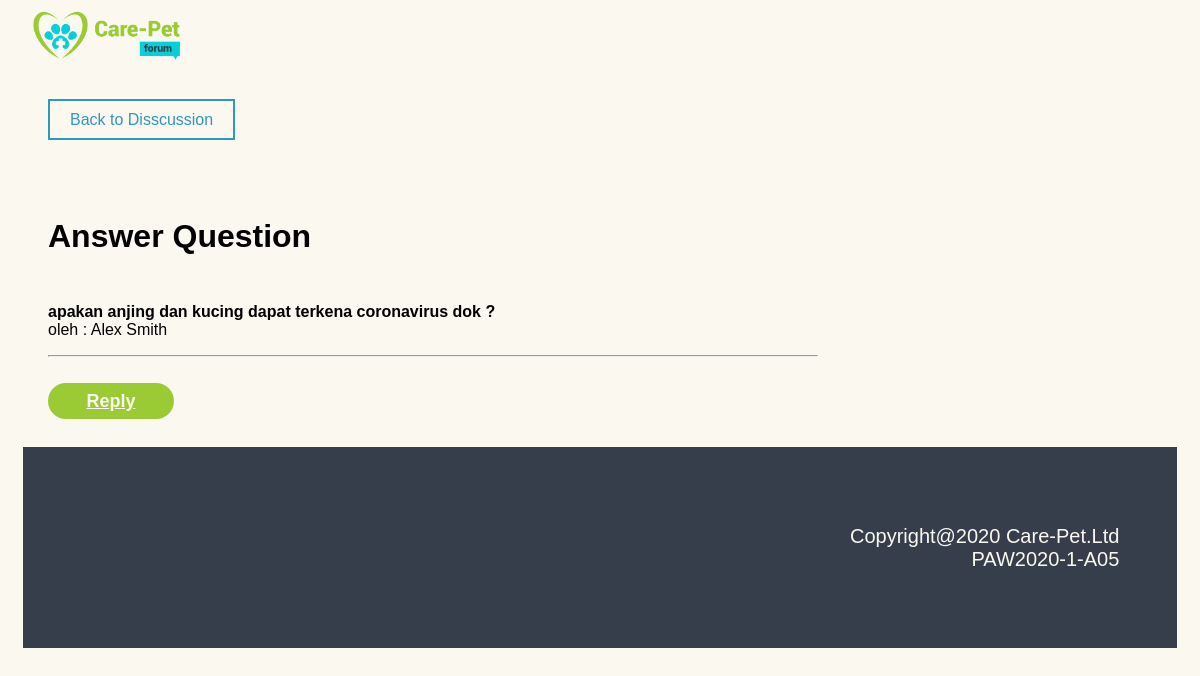
/view.php?id_question=10 (signed in), run on the app's committed database.
### tables this page shows
CREATE TABLE `answer` (
  `id_answer` int(11) NOT NULL,
  `id_user` int(11) DEFAULT NULL,
  `id_question` int(11) DEFAULT NULL,
  `content_answer` text DEFAULT NULL
);

CREATE TABLE `question` (
  `id_question` int(11) NOT NULL,
  `id_user` int(11) DEFAULT NULL,
  `id_topic` int(11) DEFAULT NULL,
  `content_question` text DEFAULT NULL
);

CREATE TABLE `users` (
  `id_user` int(11) NOT NULL,
  `id_status` int(11) DEFAULT NULL,
  `name_user` varchar(255) DEFAULT NULL,
  `email_user` varchar(255) DEFAULT NULL,
  `password_user` varchar(64) DEFAULT NULL,
  `phone_user` varchar(15) DEFAULT NULL
);

### view.php (the view, shortened to what this page needs)
<!DOCTYPE html>
<html lang="en">
<head>
    <link rel="stylesheet" type="text/css" href="assets/css/styles.css">
</head>
<body>
    <?php
    include "pages/layout/userHeader.php";
    ?>
    <div class="wrapper">&emsp;</div>
    <div class="question-box">
        <a href="index.php" class="btn-white">Back to Disscussion</a>
    </div>
    <div class="wrapper">&emsp;</div>
    <div class="form-question">
        <?php
        if ($_SESSION['status'] == 2) {
            echo "<h1>Answer Question</h1>";
        } else if ($_SESSION['status'] == 1) {
            echo "<h1>Answered Question</h1>";
        } ?>
        <div class="form-field">
            <div class="field">
                <p><?php
                    $id_question = $_GET['id_question'];
                    include "system/connect.php";
                    $statement = $db->query("SELECT * FROM answer a,users b,question c WHERE a.id_user=b.id_user AND a.id_question=c.id_question AND c.id_question=$id_question");
                    $statementuser = $db->query("SELECT * FROM question a, users b WHERE a.id_user=b.id_user AND id_question=$id_question")
                    ?>
                    <div class="disscuss-field">
                        <div class="topic-title">
                            <p>
                                <?php
                                foreach ($statementuser as $row2) {
                                    foreach ($statement as $row) {
                                        echo "<b>{$row['content_question']}</b>";
                                        echo "<br>oleh : {$row2['name_user']}<hr>";
                                    }
                                } ?>
                            </p>
                        </div>
                    </div>
            </div>
            <?php
            if ($_SESSION['status'] == 2) {
                echo "<div class='field'>";
                echo "<br>";
                echo "<a href='reply.php?id_question=$id_question' class=btn-green> Reply</a>";
                echo " </div>";
            }
            ?>
        </div>
    </div>
    <div class="container">
        <div class="footer">
            <p>Copyright@2020 Care-Pet.Ltd <br> PAW2020-1-A05</p>
        </div>
    </div>
</body>
</html>

### assets/css/styles.css (style rules this page uses)
body { background-color: #fbf8ef; font-family: Arial, Helvetica, sans-serif; }
.container { padding-left: 15px; padding-right: 15px; }
.wrapper { clear: both; margin: 0px; }
.footer { background-color: #363e4b; vertical-align: middle; text-align: right; padding: 5%; margin: auto; }
.footer p { font-size: 20px; color: #fbf8ef; }
.question-box { width: 65%; float: left; padding: 25px 40px; }
.question-box a { margin-right: 10px; text-decoration: none; padding: 10px 20px; }
.question-box .btn-white { color: #3097bf; border: 2px solid #3097bf; }
.form-question { width: 65%; padding: 25px 40px; }
.form-question .form-field { padding: 10px 0; }
.form-question .form-field .btn-green { padding: 1% 5%; font-weight: bold; font-size: 18px; border-radius: 20px; margin-top: 10px; border: none; color: #fbf8ef; background-color: #9acb34; }

### data on the page
answer: id_question.content_question "apakan anjing dan kucing dapat terkena coronavirus dok ?"
users: name_user "Alex Smith"
